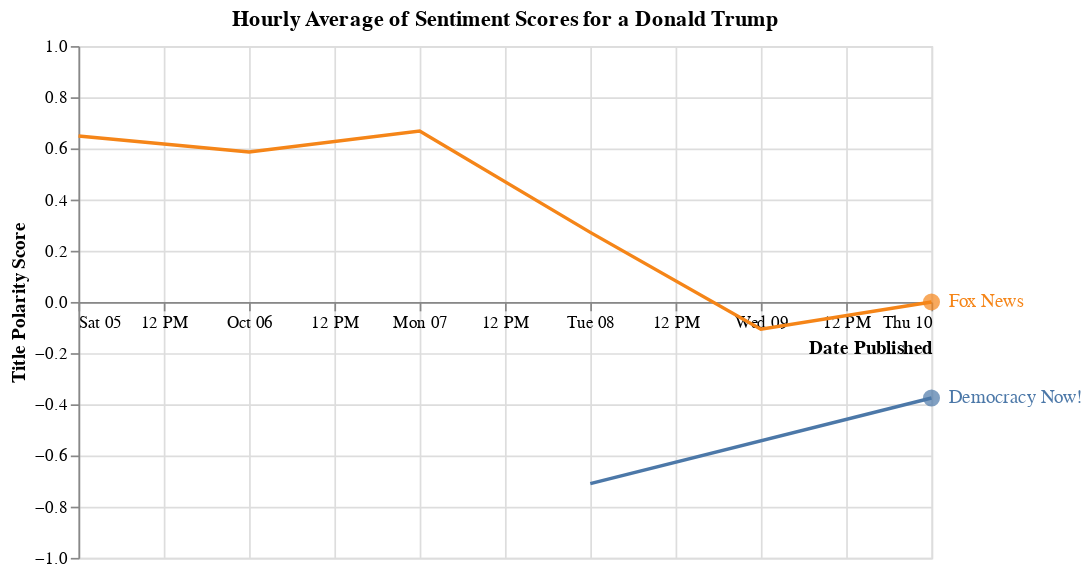

Here is the notebook cell this chart was saved with:
### Code cell
visualise_change_over_time(df,'Donald Trump')

### Figure 1 — Vega-Lite specification as saved in the notebook (floating-point values rounded to 4 significant figures)
{"config": {"view": {"continuousWidth": 300, "continuousHeight": 300}}, "layer": [{"mark": {"type": "circle", "color": "red", "size": 100}, "encoding": {"color": {"field": "source_name", "legend": null, "title": "Source Name", "type": "nominal"}, "x": {"field": "date_published", "type": "temporal"}, "y": {"field": "title_polarity_score", "type": "quantitative"}}, "transform": [{"window": [{"op": "rank", "field": "date_published", "as": "rank"}], "groupby": ["source_name"], "sort": [{"field": "date_published", "order": "descending"}]}, {"filter": "(datum.rank === 1)"}]}, {"mark": {"type": "text", "align": "left", "dx": 10}, "encoding": {"color": {"field": "source_name", "legend": null, "title": "Source Name", "type": "nominal"}, "text": {"field": "source_name", "type": "nominal"}, "x": {"field": "date_published", "type": "temporal"}, "y": {"field": "title_polarity_score", "type": "quantitative"}}, "transform": [{"window": [{"op": "rank", "field": "date_published", "as": "rank"}], "groupby": ["source_name"], "sort": [{"field": "date_published", "order": "descending"}]}, {"filter": "(datum.rank === 1)"}]}, {"mark": {"type": "line"}, "encoding": {"color": {"field": "source_name", "legend": null, "title": "Source Name", "type": "nominal"}, "x": {"axis": {"offset": -150, "title": "Date Published", "titleAnchor": "end"}, "field": "date_published", "type": "temporal"}, "y": {"field": "title_polarity_score", "scale": {"domain": [-1, 1]}, "title": "Title Polarity Score", "type": "quantitative"}}, "title": "Hourly Average of Sentiment Scores for a Donald Trump"}], "data": {"name": "data-22f134fba5eb4caedc34915d2ec052de"}, "width": 500, "$schema": "https://vega.github.io/schema/vega-lite/v5.20.1.json", "datasets": {"data-22f134fba5eb4caedc34915d2ec052de": [{"source_name": "Democracy Now!", "topic_name": "Donald Trump", "date_published": "2024-10-08T00:00:00", "content_polarity_score": -0.9584, "title_polarity_score": -0.7096}, {"source_name": "Democracy Now!", "topic_name": "Donald Trump", "date_published": "2024-10-10T00:00:00", "content_polarity_score": -0.0677, "title_polarity_score": -0.3753}, {"source_name": "Fox News", "topic_name": "Donald Trump", "date_published": "2024-10-05T00:00:00", "content_polarity_score": 0.8822, "title_polarity_score": 0.6486}, {"source_name": "Fox News", "topic_name": "Donald Trump", "date_published": "2024-10-06T00:00:00", "content_polarity_score": 0.9938, "title_polarity_score": 0.5859}, {"source_name": "Fox News", "topic_name": "Donald Trump", "date_published": "2024-10-07T00:00:00", "content_polarity_score": 0.4482, "title_polarity_score": 0.6679}, {"source_name": "Fox News", "topic_name": "Donald Trump", "date_published": "2024-10-08T00:00:00", "content_polarity_score": -0.3847, "title_polarity_score": 0.2718}, {"source_name": "Fox News", "topic_name": "Donald Trump", "date_published": "2024-10-09T00:00:00", "content_polarity_score": 0.3224, "title_polarity_score": -0.1066}, {"source_name": "Fox News", "topic_name": "Donald Trump", "date_published": "2024-10-10T00:00:00", "content_polarity_score": -0.3042, "title_polarity_score": 0.0}]}}
